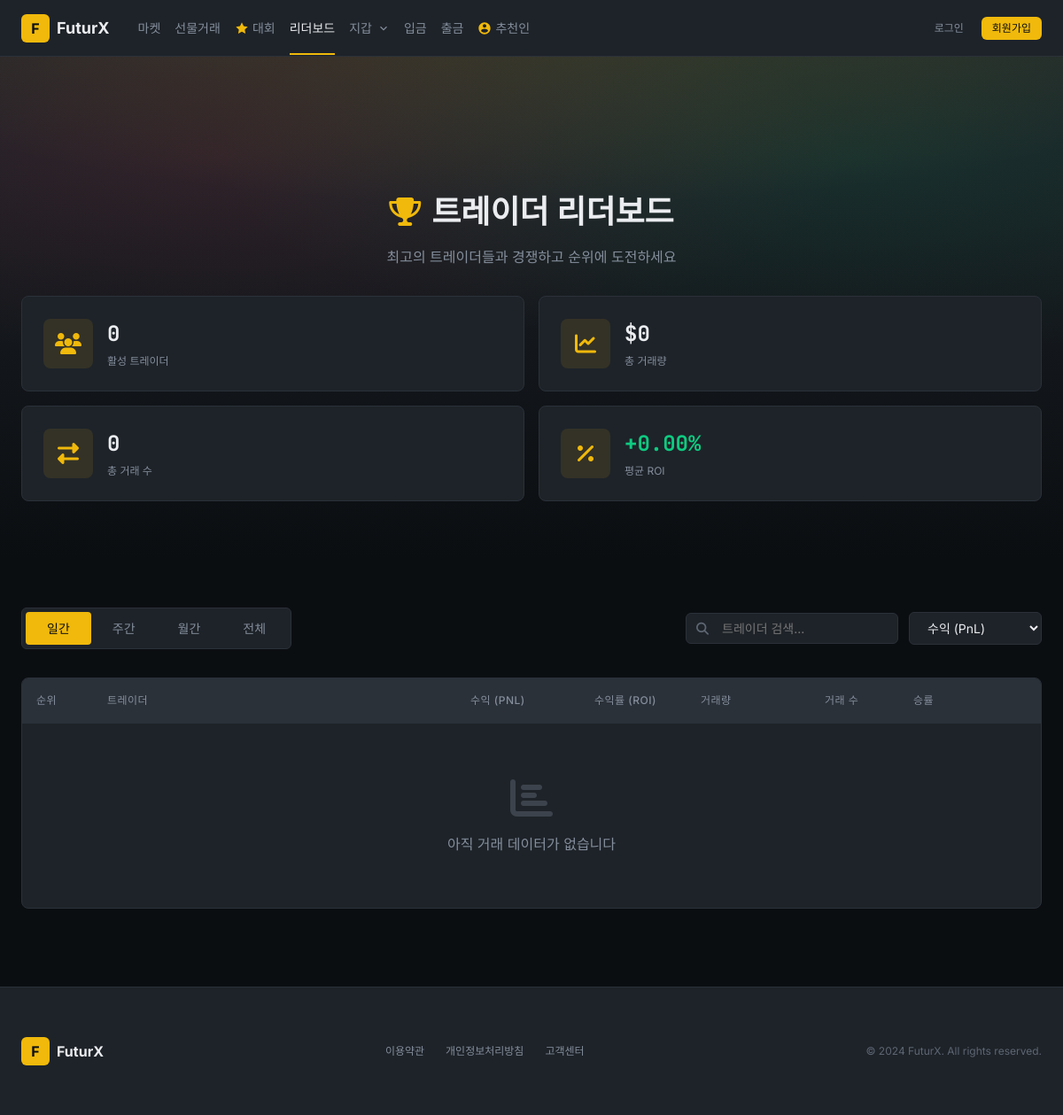
Page /leaderboard.php on the earlier database version.
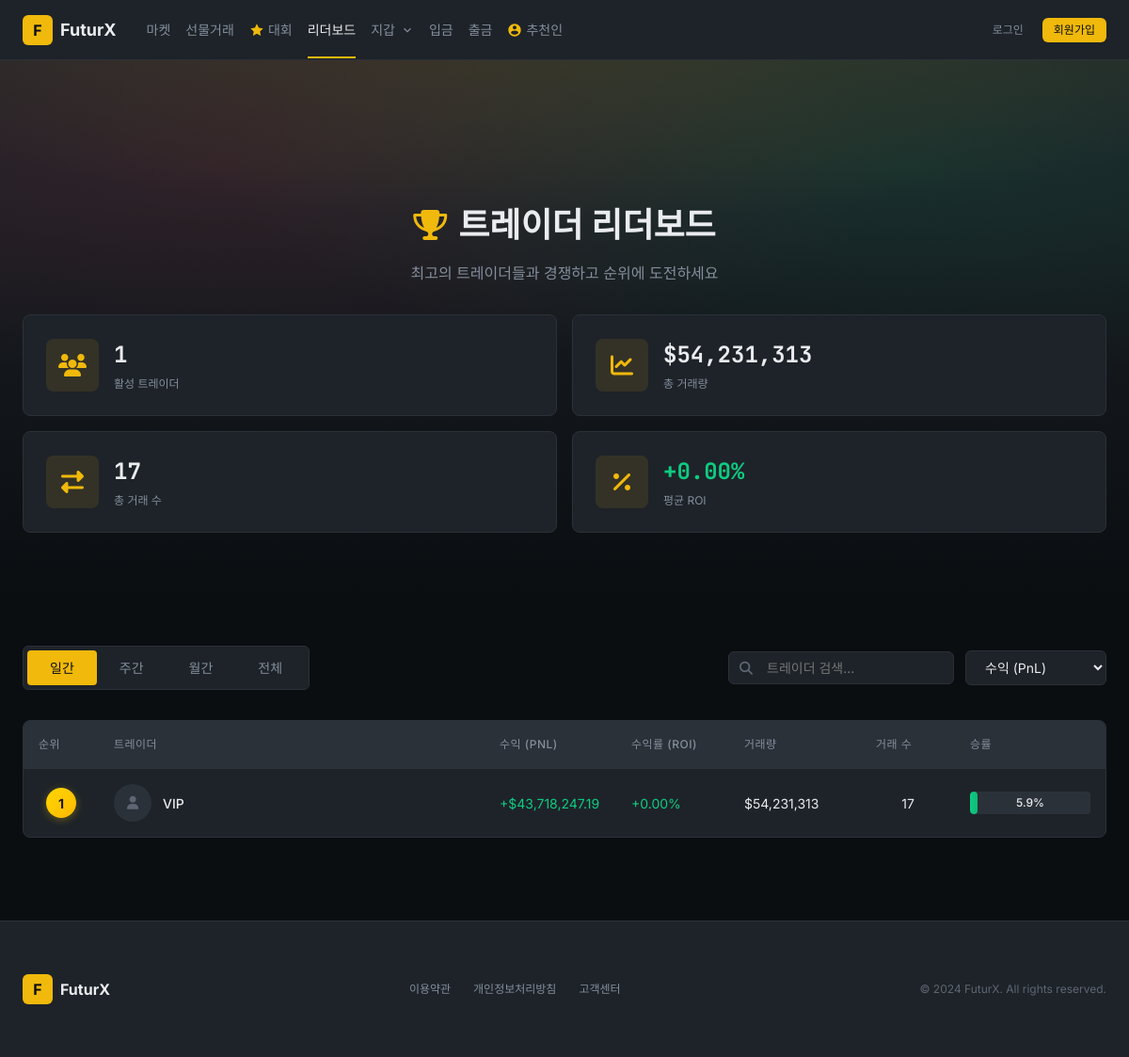
Same page on the later database version.
### tables this page shows
CREATE TABLE `users` (
  `id` int NOT NULL AUTO_INCREMENT,
  `email` varchar(255) NOT NULL,
  `username` varchar(50) DEFAULT NULL,
  `password` varchar(255) NOT NULL,
  `nickname` varchar(50) NOT NULL,
  `avatar` varchar(255) DEFAULT NULL,
  `phone` varchar(20) DEFAULT NULL,
  `role` enum('user','vip','admin','superadmin') DEFAULT 'user',
  `status` enum('active','suspended','banned') DEFAULT 'active',
  `api_key` varchar(64) DEFAULT NULL,
  `api_secret` varchar(64) DEFAULT NULL,
  `is_active` tinyint(1) DEFAULT '1',
  `is_verified` tinyint(1) DEFAULT '0',
  `kyc_level` tinyint(1) DEFAULT '0',
  `vip_level` tinyint DEFAULT '0',
  `referral_code` varchar(20) DEFAULT NULL,
  `referred_by` int DEFAULT NULL,
  `last_login` datetime DEFAULT NULL,
  `last_login_at` datetime DEFAULT NULL,
  `last_login_ip` varchar(45) DEFAULT NULL,
  `login_ip` varchar(45) DEFAULT NULL,
  `created_at` datetime DEFAULT CURRENT_TIMESTAMP,
  `updated_at` datetime DEFAULT CURRENT_TIMESTAMP ON UPDATE CURRENT_TIMESTAMP,
  PRIMARY KEY (`id`),
  UNIQUE KEY `email` (`email`),
  UNIQUE KEY `api_key` (`api_key`),
  UNIQUE KEY `referral_code` (`referral_code`),
  KEY `idx_email` (`email`),
  KEY `idx_api_key` (`api_key`)
);

### leaderboard.php (the view, shortened to what the changed rows need)
<?php
$period = $_GET['period'] ?? 'daily';
function getPeriodKey($period) {
    switch ($period) {
        case 'daily':
            return date('Y-m-d');
    }
}
$periodKey = getPeriodKey($period);
try {
    $db = getDB();
    $sql = "SELECT
                ls.*,
                u.username,
                u.nickname,
                u.avatar,
                u.vip_level
            FROM leaderboard_snapshots ls
            JOIN users u ON ls.user_id = u.id
            WHERE ls.period = :period
            AND ls.period_key = :period_key
            ORDER BY ls.rank ASC
            LIMIT 100";
    $stmt = $db->prepare($sql);
    $stmt->execute(['period' => $period, 'period_key' => $periodKey]);
    $leaderboard = $stmt->fetchAll(PDO::FETCH_ASSOC);
    if (empty($leaderboard)) {
        $dateCondition = '';
        switch ($period) {
            case 'daily':
                $dateCondition = "AND t.created_at >= CURDATE()";
                break;
        }
        $sql = "SELECT
                    u.id as user_id,
                    u.username,
                    u.nickname,
                    u.avatar,
                    u.vip_level,
                    COALESCE(SUM(t.realized_pnl), 0) as pnl,
                    COALESCE(SUM(t.quote_quantity), 0) as volume,
                    COUNT(t.id) as trade_count,
                    SUM(CASE WHEN t.realized_pnl > 0 THEN 1 ELSE 0 END) as win_count,
                    COUNT(t.id) as total_trades
                FROM users u
                LEFT JOIN trades t ON u.id = t.user_id {$dateCondition}
                WHERE u.status = 'active'
                GROUP BY u.id
                HAVING trade_count > 0
                ORDER BY pnl DESC
                LIMIT 100";
        $stmt = $db->query($sql);
        $leaderboard = $stmt->fetchAll(PDO::FETCH_ASSOC);
        foreach ($leaderboard as $key => $row) {
            $leaderboard[$key]['rank'] = $key + 1;
            $leaderboard[$key]['roi'] = 0;
            $leaderboard[$key]['win_rate'] = $row['total_trades'] > 0
                ? round(($row['win_count'] / $row['total_trades']) * 100, 2)
                : 0;
        }
    }
    $statsSQL = "SELECT
                    COUNT(DISTINCT user_id) as total_traders,
                    SUM(volume) as total_volume,
                    SUM(trade_count) as total_trades,
                    AVG(roi) as avg_roi
                 FROM leaderboard_snapshots
                 WHERE period = :period AND period_key = :period_key";
    $stmt = $db->prepare($statsSQL);
    $stmt->execute(['period' => $period, 'period_key' => $periodKey]);
    $stats = $stmt->fetch(PDO::FETCH_ASSOC);
    if (!$stats['total_traders']) {
        $stats = [
            'total_traders' => count($leaderboard),
            'total_volume' => array_sum(array_column($leaderboard, 'volume')),
            'total_trades' => array_sum(array_column($leaderboard, 'trade_count')),
            'avg_roi' => count($leaderboard) > 0 ? array_sum(array_column($leaderboard, 'roi')) / count($leaderboard) : 0
        ];
    }
} catch (PDOException $e) {
    $leaderboard = [];
    $stats = ['total_traders' => 0, 'total_volume' => 0, 'total_trades' => 0, 'avg_roi' => 0];
}
$periodLabels = [
    'daily' => '일간',
    'weekly' => '주간',
    'monthly' => '월간',
    'all' => '전체'
];
?>
<?php
require_once 'includes/head.php';
?>
    <main class="main">
        <section class="leaderboard-hero">
            <div class="container">
                <div class="leaderboard-hero__content">
                    <h1 class="leaderboard-hero__title">
                        <i class="fas fa-trophy"></i>
                        트레이더 리더보드
                    </h1>
                </div>
                <div class="stats-grid">
                    <div class="stat-card">
                        <div class="stat-card__content">
                            <span class="stat-card__value"><?= number_format($stats['total_traders']) ?></span>
                            <span class="stat-card__label">활성 트레이더</span>
                        </div>
                    </div>
                    <div class="stat-card">
                        <div class="stat-card__content">
                            <span class="stat-card__value">$<?= number_format($stats['total_volume'], 0) ?></span>
                            <span class="stat-card__label">총 거래량</span>
                        </div>
                    </div>
                    <div class="stat-card">
                        <div class="stat-card__content">
                            <span class="stat-card__value"><?= number_format($stats['total_trades']) ?></span>
                            <span class="stat-card__label">총 거래 수</span>
                        </div>
                    </div>
                    <div class="stat-card">
                        <div class="stat-card__content">
                            <span class="stat-card__value <?= $stats['avg_roi'] >= 0 ? 'num-positive' : 'num-negative' ?>">
                                <?= $stats['avg_roi'] >= 0 ? '+' : '' ?><?= number_format($stats['avg_roi'], 2) ?>%
                            </span>
                            <span class="stat-card__label">평균 ROI</span>
                        </div>
                    </div>
                </div>
            </div>
        </section>
        <section class="leaderboard-main">
            <div class="container">
                <div class="leaderboard-controls">
                    <div class="period-tabs">
                        <?php foreach ($periodLabels as $key => $label): ?>
                        <a href="?period=<?= $key ?>" class="period-tab <?= $period === $key ? 'active' : '' ?>">
                            <?= $label ?>
                        </a>
                        <?php endforeach; ?>
                    </div>
                </div>
                <div class="leaderboard-table-wrapper">
                    <table class="leaderboard-table">
                        <thead>
                            <tr>
                                <th class="col-rank">순위</th>
                                <th class="col-trader">트레이더</th>
                                <th class="col-pnl">수익 (PnL)</th>
                                <th class="col-roi">수익률 (ROI)</th>
                                <th class="col-volume">거래량</th>
                                <th class="col-trades">거래 수</th>
                                <th class="col-winrate">승률</th>
                            </tr>
                        </thead>
                        <tbody id="leaderboardBody">
                            <?php if (empty($leaderboard)): ?>
                            <tr>
                                <td colspan="7" class="empty-state">
                                    <i class="fas fa-chart-bar"></i>
                                    <p>아직 거래 데이터가 없습니다</p>
                                </td>
                            </tr>
                            <?php else: ?>
                            <?php foreach ($leaderboard as $index => $trader): ?>
                            <tr class="trader-row" data-username="<?= htmlspecialchars(strtolower($trader['nickname'] ?: $trader['username'])) ?>">
                                <td class="col-rank">
                                    <?php if ($index < 3): ?>
                                        <span class="rank-badge rank-badge--<?= ['gold', 'silver', 'bronze'][$index] ?>">
                                            <?= $index + 1 ?>
                                        </span>
                                    <?php else: ?>
                                        <span class="rank-number"><?= $index + 1 ?></span>
                                    <?php endif; ?>
                                </td>
                                <td class="col-trader">
                                    <div class="trader-info">
                                        <div class="trader-avatar">
                                            <?php if ($trader['avatar']): ?>
                                                <img src="<?= htmlspecialchars($trader['avatar']) ?>" alt="">
                                            <?php else: ?>
                                                <i class="fas fa-user"></i>
                                            <?php endif; ?>
                                        </div>
                                        <div class="trader-details">
                                            <span class="trader-name">
                                                <?= htmlspecialchars($trader['nickname'] ?: $trader['username']) ?>
                                            </span>
                                        </div>
                                    </div>
                                </td>
                                <td class="col-pnl">
                                    <span class="<?= $trader['pnl'] >= 0 ? 'num-positive' : 'num-negative' ?>">
                                        <?= $trader['pnl'] >= 0 ? '+' : '' ?>$<?= number_format($trader['pnl'], 2) ?>
                                    </span>
                                </td>
                                <td class="col-roi">
                                    <span class="<?= $trader['roi'] >= 0 ? 'num-positive' : 'num-negative' ?>">
                                        <?= $trader['roi'] >= 0 ? '+' : '' ?><?= number_format($trader['roi'], 2) ?>%
                                    </span>
                                </td>
                                <td class="col-volume">
                                    $<?= number_format($trader['volume'], 0) ?>
                                </td>
                                <td class="col-trades">
                                    <?= number_format($trader['trade_count']) ?>
                                </td>
                                <td class="col-winrate">
                                    <div class="winrate-bar">
                                        <div class="winrate-fill" style="width: <?= min($trader['win_rate'], 100) ?>%"></div>
                                        <span class="winrate-text"><?= number_format($trader['win_rate'], 1) ?>%</span>
                                    </div>
                                </td>
                            </tr>
                            <?php endforeach; ?>
                            <?php endif; ?>
                        </tbody>
                    </table>
                </div>
            </div>
        </section>
    </main>
</body>
</html>

Differences in the rows shown:
now on this page (row edited): users: vip_level "0.00", nickname "VIP", pnl "43,718,247.19", volume "54,231,313", trade_count "17", min($trader['win_rate'], 100) 5.88 (drawn), win_rate "5.9"
Other differences:
$stats['total_traders']: "0" → "1"
$stats['total_volume']: "0" → "54,231,313"
$stats['total_trades']: "0" → "17"
$stats['avg_roi']: "0.00" → (not shown)
text no longer shown: "아직 거래 데이터가 없습니다"
